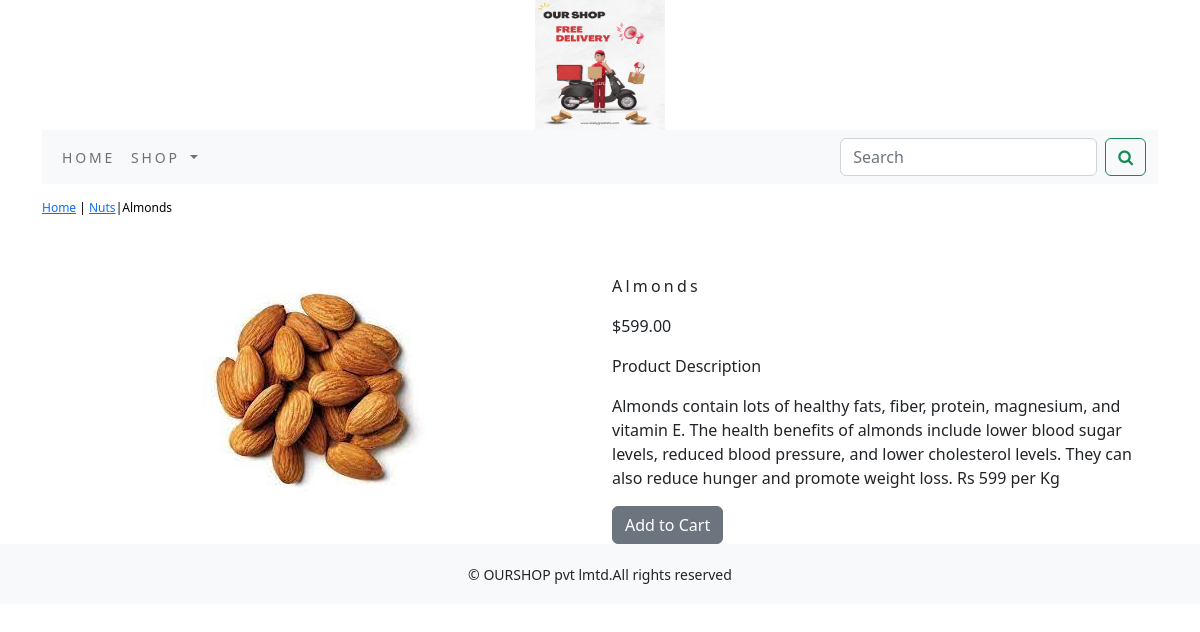
The page /shop/nuts/almonds/ on the database its author committed.
### shop/models.py (models this page shows, shortened)
class Product(models.Model):
    name=models.CharField(max_length=250,unique=True)
    slug=models.SlugField(max_length=250,unique=True)
    description=models.TextField(blank=True)
    price=models.DecimalField(max_digits=10,decimal_places=2)
    category=models.ForeignKey(Category,on_delete=models.CASCADE)
    image = models.ImageField(upload_to='product', blank=True)
    stock=models.IntegerField()
    available=models.BooleanField(default=True)
    created=models.DateTimeField(auto_now_add=True)
    updated=models.DateTimeField(auto_now=True)
    class Meta:
        ordering = ('name',)
        verbose_name = 'product'
        verbose_name_plural = 'products'

class Category(models.Model):
    name=models.CharField(max_length=250,unique=True)
    slug=models.SlugField(max_length=250,unique=True)
    description=models.TextField(blank=True)
    image=models.ImageField(upload_to='category',blank=True)
    class Meta:
        ordering=('name',)
        verbose_name='category'
        verbose_name_plural='categories'
    def get_url(self):
            return reverse('shop:products_by_category',args=[self.slug])
    def __str__(self):
        return '{}'.format(self.name)

### shop/views.py (the view)
# urls.py: path('<slug:c_slug>/<slug:product_slug>/',views.proDetail,name='prodCatdetail')
def proDetail(request,c_slug,product_slug):
    try:
        product=Product.objects.get(category__slug=c_slug,slug=product_slug)
    except Exception as e:
        raise e
    return render(request,'product.html',{'product':product})

### cart/context_processors.py (called while the page is built)
def counter(request):
    item_count=0
    if 'admin' in request.path:
        return  {}
    else:
        try:
            cart=Cart.objects.filter(cart_id=_cart_id(request))
            car_items=CartItem.objects.all().filter(cart=cart[:1])
            for cart_item in car_items:
                item_count += cart_item.quantity
        except Cart.DoesNotExist:
            item_count=0
    return dict(item_count=item_count)

### cart/views.py (called while the page is built)
def _cart_id(request):
    cart=request.session.session_key
    if not cart:
        cart=request.session.create()
    return cart

### shop/context_processors.py (called while the page is built)
def menu_links(request):
    links=Category.objects.all()
    return dict(links=links)

### template/product.html (shortened to what this page needs)
{% extends 'base.html' %}
{% load static %}
{% block content %}
<div class="row my_prod_row_class">
    <div class="mx_auto">
        <p><a href="{% url 'shop:allProdCat' %}">Home</a> | <a href="{{product.category.get_url}}">{{product.category}}</a>|{{product.name}}</p>
    </div>
</div>
<br>
<div class="row">
    <div class="col-12 col-sm-12 col-md-12 col-lg-6 text-center">
        <div style="min-width:18rem;">
            <img src="{{product.image.url}}" alt="{{product.name}}">
        </div>
</div>
        <div class="col-12 col-sm-12 col-md-12 col-lg-6">
            <div>
            <h1 class="my_prod_title">{{product.name}}</h1>
            <p>${{product.price}}</p>
            <p class="my_title">Product Description</p>
            <p class="text-justify my_prod_text">{{product.description}}</p>
            {% if product.stock <= 0 %}
            <p class="text-justify my_prod_text"><b>Out of stock</b></p>
            {% else %}
            <a class="btn btn-secondary" href="{% url 'cart:add_cart' product.id %}">Add to Cart</a>
            {% endif %}
        </div>
    </div>
</div>
{% endblock %}

### template/base.html (shortened to what this page needs)
{% load static %}
<!DOCTYPE html>
<html lang="en">
<head>
    <link rel="stylesheet" href="{% static 'css/custom.css' %}">
    <link rel="stylesheet" href="https://cdnjs.cloudflare.com/ajax/libs/font-awesome/4.7.0/css/font-awesome.min.css">
    <link href="{% static 'css/bootstrap.min.css' %}" rel="stylesheet">
    <link href="https://cdn.jsdelivr.net/npm/bootstrap@5.2.0/dist/css/bootstrap.min.css" rel="stylesheet">
</head>
<body>
<div class="container">
{% include 'header.html' %}
{% include 'navbar.html' %}
{% block content %}
{% endblock %}
</div>
{% include 'footer.html' %}
</body>
</html>

### template/header.html
{% load static %}
<header>
     <center>
         <a href="{% url 'shop:allProdCat' %}"></a> <img src="{% static 'img/logo.png' %}" alt="logimage" width="130px;" height="130px;">
     </center>
</header>

### template/navbar.html (shortened to what this page needs)
<nav class="navbar navbar-expand-lg bg-body-tertiary">
  <div class="container-fluid">
    <div class="collapse navbar-collapse" id="navbarSupportedContent">
      <ul class="navbar-nav me-auto mb-2 mb-lg-0">
        <li class="nav-item">
          <a class="nav-link" href="#">Home</a>
        </li>
        <li class="nav-item dropdown {% if 'shop' in request.path %} active {% endif %}">
          <a class="nav-link dropdown-toggle" href="#" role="button" data-bs-toggle="dropdown" aria-expanded="false">
            Shop
          </a>
        </li>
      </ul>
      <form class="d-flex" action="{% url 'search_app:SearchResult' %}" method="get">
        <input class="form-control me-2" type="search" placeholder="Search" name="q"  aria-label="Search">
        <button class="btn btn-outline-success" type="submit"><i class="fa fa-search"></i></button>
      </form>
    </div>
  </div>
</nav>

### template/footer.html
<div class="footer navbar-fixed-bottom  my_footer">
    <p class="text-center">&copy; OURSHOP pvt lmtd.All rights reserved</p>
</div>

### static/css/custom.css (style rules this page uses)
body { font-family: 'Acme', sans-serif; }
.nav-item { letter-spacing : .2em; font-size :14px; text-transform :uppercase; }
.my_footer { background-color:#f8f9fa; height:60px; }
.my_footer p { padding-top:20px; font-size:14px; }
.my_prod_row_class { padding-top:15px; padding-bottom:20px; }
.my_prod_row_class .mx_auto { color:#000; font-size:12px; text-decoration:none; }
.my_prod_title { font-size:16px; text_transform:uppercase; letter-spacing:.2em; padding-top=15px; padding-bottom:10px; }
.my_prod_text { padding-right:20px; }

### rows shown on the page
Product: category "Nuts", name "Almonds", image (picture), price "599.00", description "Almonds contain lots of healthy fats, fiber, protein, magnesium, and vitamin E. The health benefits of almonds include lower blood sugar levels, reduced blood pressure, and lower cholesterol levels. They can also reduce hunger and promote weight loss. Rs 599 per Kg"
